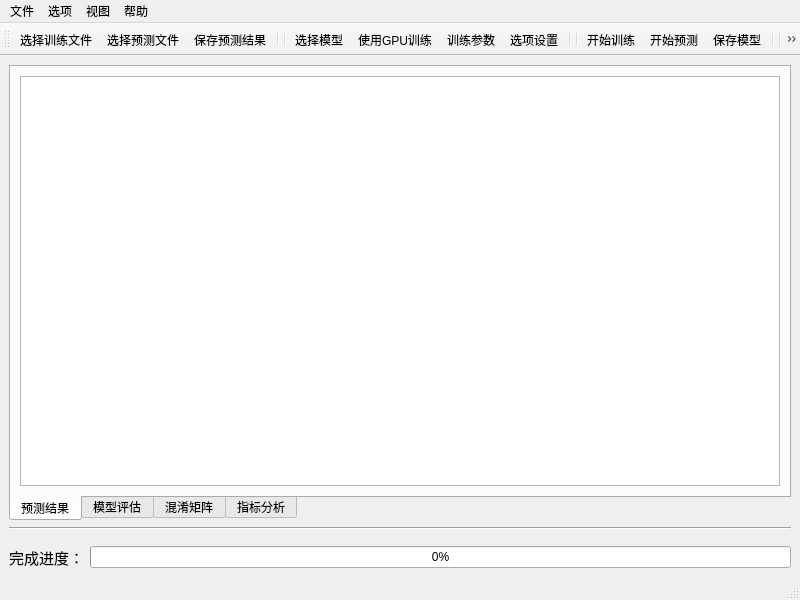
<?xml version="1.0" encoding="UTF-8"?>
<ui version="4.0">
 <class>MainWindow</class>
 <widget class="QMainWindow" name="MainWindow">
  <property name="geometry">
   <rect>
    <x>0</x>
    <y>0</y>
    <width>800</width>
    <height>600</height>
   </rect>
  </property>
  <property name="minimumSize">
   <size>
    <width>800</width>
    <height>600</height>
   </size>
  </property>
  <property name="windowTitle">
   <string>LOB预测系统</string>
  </property>
  <property name="windowIcon">
   <iconset>
    <normaloff>imgs/logo.png</normaloff>imgs/logo.png</iconset>
  </property>
  <widget class="QWidget" name="centralwidget">
   <layout class="QVBoxLayout" name="verticalLayout">
    <item>
     <widget class="QTabWidget" name="tabWidget">
      <property name="tabPosition">
       <enum>QTabWidget::South</enum>
      </property>
      <property name="tabShape">
       <enum>QTabWidget::Rounded</enum>
      </property>
      <property name="currentIndex">
       <number>0</number>
      </property>
      <widget class="QWidget" name="tab_1">
       <attribute name="title">
        <string>预测结果</string>
       </attribute>
       <layout class="QVBoxLayout" name="verticalLayout_2">
        <item>
         <widget class="QListWidget" name="listWidget__forecast_result"/>
        </item>
       </layout>
      </widget>
      <widget class="QWidget" name="tab_2">
       <attribute name="title">
        <string>模型评估</string>
       </attribute>
       <layout class="QVBoxLayout" name="verticalLayout_5">
        <item>
         <widget class="QListWidget" name="listWidget_model_comment"/>
        </item>
       </layout>
      </widget>
      <widget class="QWidget" name="tab_3">
       <attribute name="title">
        <string>混淆矩阵</string>
       </attribute>
       <layout class="QVBoxLayout" name="verticalLayout_3">
        <item>
         <widget class="QTableView" name="tableView_confusion_matrix"/>
        </item>
       </layout>
      </widget>
      <widget class="QWidget" name="tab_4">
       <attribute name="title">
        <string>指标分析</string>
       </attribute>
       <layout class="QVBoxLayout" name="verticalLayout_4">
        <item>
         <widget class="QTableWidget" name="tableWidget_metrics_analyse">
          <property name="frameShape">
           <enum>QFrame::NoFrame</enum>
          </property>
          <property name="frameShadow">
           <enum>QFrame::Plain</enum>
          </property>
          <property name="lineWidth">
           <number>15</number>
          </property>
          <property name="midLineWidth">
           <number>4</number>
          </property>
          <property name="editTriggers">
           <set>QAbstractItemView::SelectedClicked</set>
          </property>
          <property name="showGrid">
           <bool>true</bool>
          </property>
          <property name="gridStyle">
           <enum>Qt::CustomDashLine</enum>
          </property>
          <property name="sortingEnabled">
           <bool>true</bool>
          </property>
          <attribute name="horizontalHeaderCascadingSectionResizes">
           <bool>false</bool>
          </attribute>
          <attribute name="horizontalHeaderMinimumSectionSize">
           <number>100</number>
          </attribute>
          <attribute name="horizontalHeaderHighlightSections">
           <bool>true</bool>
          </attribute>
          <attribute name="horizontalHeaderStretchLastSection">
           <bool>true</bool>
          </attribute>
          <attribute name="verticalHeaderMinimumSectionSize">
           <number>31</number>
          </attribute>
          <attribute name="verticalHeaderDefaultSectionSize">
           <number>50</number>
          </attribute>
          <attribute name="verticalHeaderShowSortIndicator" stdset="0">
           <bool>false</bool>
          </attribute>
          <attribute name="verticalHeaderStretchLastSection">
           <bool>false</bool>
          </attribute>
          <row>
           <property name="text">
            <string>  K=10  </string>
           </property>
           <property name="font">
            <font>
             <weight>75</weight>
             <bold>true</bold>
            </font>
           </property>
           <property name="textAlignment">
            <set>AlignCenter</set>
           </property>
          </row>
          <column>
           <property name="text">
            <string>准确率</string>
           </property>
           <property name="font">
            <font>
             <weight>75</weight>
             <bold>true</bold>
            </font>
           </property>
           <property name="textAlignment">
            <set>AlignCenter</set>
           </property>
          </column>
          <column>
           <property name="text">
            <string>精确率</string>
           </property>
           <property name="font">
            <font>
             <weight>75</weight>
             <bold>true</bold>
            </font>
           </property>
           <property name="textAlignment">
            <set>AlignCenter</set>
           </property>
          </column>
          <column>
           <property name="text">
            <string>召回率</string>
           </property>
           <property name="font">
            <font>
             <weight>75</weight>
             <bold>true</bold>
            </font>
           </property>
           <property name="textAlignment">
            <set>AlignCenter</set>
           </property>
          </column>
          <column>
           <property name="text">
            <string>F1值</string>
           </property>
           <property name="font">
            <font>
             <weight>75</weight>
             <bold>true</bold>
            </font>
           </property>
           <property name="textAlignment">
            <set>AlignCenter</set>
           </property>
          </column>
          <item row="0" column="0">
           <property name="text">
            <string/>
           </property>
           <property name="textAlignment">
            <set>AlignCenter</set>
           </property>
          </item>
          <item row="0" column="1">
           <property name="text">
            <string/>
           </property>
           <property name="textAlignment">
            <set>AlignCenter</set>
           </property>
          </item>
          <item row="0" column="2">
           <property name="text">
            <string/>
           </property>
           <property name="textAlignment">
            <set>AlignCenter</set>
           </property>
          </item>
          <item row="0" column="3">
           <property name="text">
            <string/>
           </property>
           <property name="textAlignment">
            <set>AlignCenter</set>
           </property>
          </item>
         </widget>
        </item>
       </layout>
      </widget>
     </widget>
    </item>
    <item>
     <widget class="Line" name="line_2">
      <property name="orientation">
       <enum>Qt::Horizontal</enum>
      </property>
     </widget>
    </item>
    <item>
     <spacer name="horizontalSpacer">
      <property name="orientation">
       <enum>Qt::Horizontal</enum>
      </property>
      <property name="sizeHint" stdset="0">
       <size>
        <width>40</width>
        <height>10</height>
       </size>
      </property>
     </spacer>
    </item>
    <item>
     <layout class="QHBoxLayout" name="process_layout">
      <item>
       <widget class="QLabel" name="label">
        <property name="font">
         <font>
          <family>Agency FB</family>
          <pointsize>11</pointsize>
          <weight>50</weight>
          <bold>false</bold>
         </font>
        </property>
        <property name="frameShape">
         <enum>QFrame::NoFrame</enum>
        </property>
        <property name="frameShadow">
         <enum>QFrame::Plain</enum>
        </property>
        <property name="lineWidth">
         <number>15</number>
        </property>
        <property name="midLineWidth">
         <number>4</number>
        </property>
        <property name="text">
         <string>完成进度：</string>
        </property>
       </widget>
      </item>
      <item>
       <widget class="QProgressBar" name="progressBar">
        <property name="value">
         <number>0</number>
        </property>
        <property name="orientation">
         <enum>Qt::Horizontal</enum>
        </property>
       </widget>
      </item>
     </layout>
    </item>
   </layout>
  </widget>
  <widget class="QMenuBar" name="menubar">
   <property name="geometry">
    <rect>
     <x>0</x>
     <y>0</y>
     <width>800</width>
     <height>25</height>
    </rect>
   </property>
   <widget class="QMenu" name="menu_file">
    <property name="title">
     <string>文件</string>
    </property>
    <addaction name="action_train_file"/>
    <addaction name="action_forecast_file"/>
    <addaction name="separator"/>
    <addaction name="action_save_results"/>
    <addaction name="separator"/>
    <addaction name="action_exit"/>
   </widget>
   <widget class="QMenu" name="menu_option">
    <property name="title">
     <string>选项</string>
    </property>
    <addaction name="action_option_setting"/>
    <addaction name="separator"/>
    <addaction name="action_choose_model"/>
    <addaction name="action_use_gpu"/>
    <addaction name="action_train_params"/>
    <addaction name="separator"/>
    <addaction name="action_start_train"/>
    <addaction name="action_start_forecast"/>
    <addaction name="action_save_model"/>
   </widget>
   <widget class="QMenu" name="menu_view">
    <property name="sizePolicy">
     <sizepolicy hsizetype="Expanding" vsizetype="Expanding">
      <horstretch>0</horstretch>
      <verstretch>0</verstretch>
     </sizepolicy>
    </property>
    <property name="title">
     <string>视图</string>
    </property>
   </widget>
   <widget class="QMenu" name="menu_help">
    <property name="title">
     <string>帮助</string>
    </property>
    <addaction name="action_document"/>
    <addaction name="action_about"/>
   </widget>
   <addaction name="menu_file"/>
   <addaction name="menu_option"/>
   <addaction name="menu_view"/>
   <addaction name="menu_help"/>
  </widget>
  <widget class="QStatusBar" name="statusbar"/>
  <widget class="QToolBar" name="toolBar">
   <property name="windowTitle">
    <string>toolBar</string>
   </property>
   <attribute name="toolBarArea">
    <enum>TopToolBarArea</enum>
   </attribute>
   <attribute name="toolBarBreak">
    <bool>false</bool>
   </attribute>
   <addaction name="action_train_file"/>
   <addaction name="action_forecast_file"/>
   <addaction name="action_save_results"/>
   <addaction name="separator"/>
   <addaction name="separator"/>
   <addaction name="action_choose_model"/>
   <addaction name="action_use_gpu"/>
   <addaction name="action_train_params"/>
   <addaction name="action_option_setting"/>
   <addaction name="separator"/>
   <addaction name="separator"/>
   <addaction name="action_start_train"/>
   <addaction name="action_start_forecast"/>
   <addaction name="action_save_model"/>
   <addaction name="separator"/>
   <addaction name="separator"/>
   <addaction name="action_exit"/>
  </widget>
  <action name="action_document">
   <property name="icon">
    <iconset>
     <normaloff>imgs/document.png</normaloff>imgs/document.png</iconset>
   </property>
   <property name="text">
    <string>帮助文档</string>
   </property>
  </action>
  <action name="action_about">
   <property name="text">
    <string>关于</string>
   </property>
  </action>
  <action name="action_train_file">
   <property name="icon">
    <iconset>
     <normaloff>imgs/open_train_file.png.png</normaloff>imgs/open_train_file.png.png</iconset>
   </property>
   <property name="text">
    <string>选择训练文件</string>
   </property>
  </action>
  <action name="action_forecast_file">
   <property name="icon">
    <iconset>
     <normaloff>imgs/open_forecast_file.png</normaloff>imgs/open_forecast_file.png</iconset>
   </property>
   <property name="text">
    <string>选择预测文件</string>
   </property>
  </action>
  <action name="action_save_results">
   <property name="icon">
    <iconset>
     <normaloff>imgs/save_file.png</normaloff>imgs/save_file.png</iconset>
   </property>
   <property name="text">
    <string>保存预测结果</string>
   </property>
   <property name="shortcut">
    <string>Ctrl+S</string>
   </property>
  </action>
  <action name="action_exit">
   <property name="icon">
    <iconset>
     <normaloff>imgs/exit.png</normaloff>imgs/exit.png</iconset>
   </property>
   <property name="text">
    <string>退出</string>
   </property>
  </action>
  <action name="action_choose_model">
   <property name="icon">
    <iconset>
     <normaloff>imgs/choose_model.png</normaloff>imgs/choose_model.png</iconset>
   </property>
   <property name="text">
    <string>选择模型</string>
   </property>
  </action>
  <action name="action_use_gpu">
   <property name="checkable">
    <bool>true</bool>
   </property>
   <property name="icon">
    <iconset>
     <normaloff>imgs/use_gpu.png</normaloff>imgs/use_gpu.png</iconset>
   </property>
   <property name="text">
    <string>使用GPU训练</string>
   </property>
  </action>
  <action name="action_train_params">
   <property name="icon">
    <iconset>
     <normaloff>imgs/train_params.png</normaloff>imgs/train_params.png</iconset>
   </property>
   <property name="text">
    <string>训练参数</string>
   </property>
  </action>
  <action name="action_option_setting">
   <property name="icon">
    <iconset>
     <normaloff>imgs/option_setting.bmp</normaloff>imgs/option_setting.bmp</iconset>
   </property>
   <property name="text">
    <string>选项设置</string>
   </property>
  </action>
  <action name="action_start_train">
   <property name="icon">
    <iconset>
     <normaloff>imgs/start_train.png</normaloff>imgs/start_train.png</iconset>
   </property>
   <property name="text">
    <string>开始训练</string>
   </property>
  </action>
  <action name="action_start_forecast">
   <property name="icon">
    <iconset>
     <normaloff>imgs/logo.png</normaloff>imgs/logo.png</iconset>
   </property>
   <property name="text">
    <string>开始预测</string>
   </property>
  </action>
  <action name="action_save_model">
   <property name="icon">
    <iconset>
     <normaloff>imgs/save_model.png</normaloff>imgs/save_model.png</iconset>
   </property>
   <property name="text">
    <string>保存模型</string>
   </property>
   <property name="shortcut">
    <string>Ctrl+Shift+S</string>
   </property>
  </action>
 </widget>
 <resources/>
 <connections/>
</ui>
